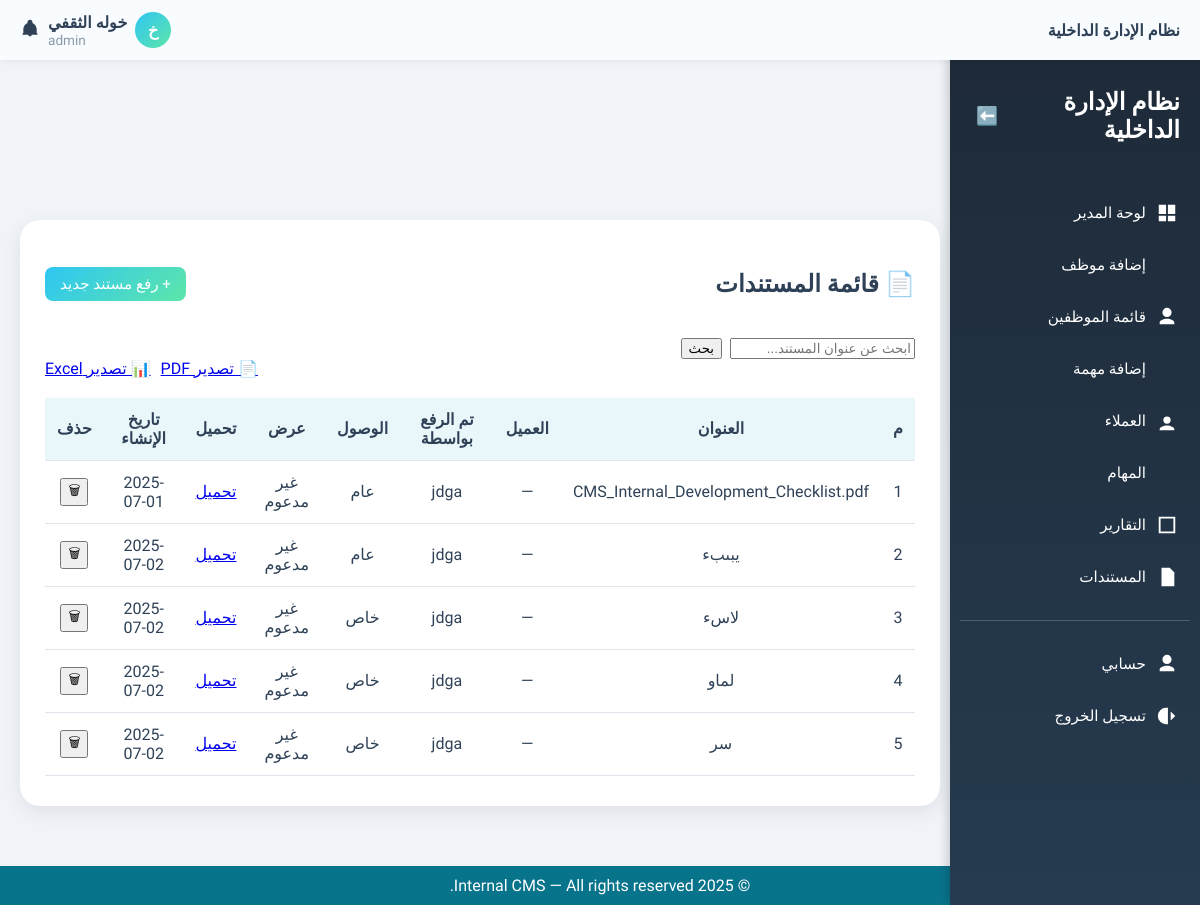
/content/documents/ (signed in), run on an earlier commit of the app's database.
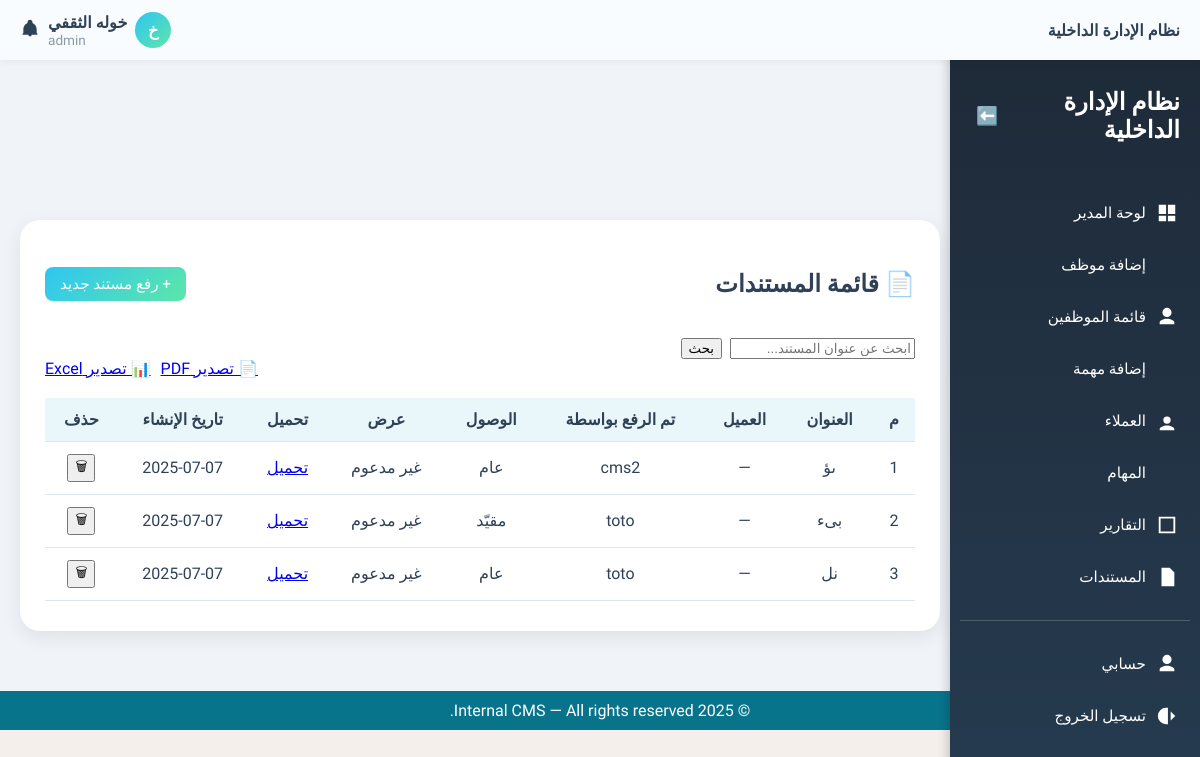
And on a later commit of the database.
### content/models.py (models this page shows, shortened)
class Document(models.Model):
    ACCESS_CHOICES = [
        ('public', 'عام'),
        ('private', 'خاص'),
        ('restricted', 'مقيّد'),
        ('admin_only', 'للمدراء فقط'),
        ('client_shared', 'مشترك مع عميل'),
    ]
    title = models.CharField(max_length=255)
    file_url = models.URLField(max_length=1024, blank=True, null=True)
    file_path = models.CharField(max_length=512, blank=True, null=True)
    uploaded_by = models.ForeignKey(User, on_delete=models.SET_NULL, null=True)
    client = models.ForeignKey(Client, on_delete=models.SET_NULL, null=True, blank=True)
    access_level = models.CharField(max_length=20, choices=ACCESS_CHOICES, default='private')
    allowed_users = models.ManyToManyField(User, blank=True, related_name='permitted_documents')  # خاص بالمقيد
    created_at = models.DateTimeField(auto_now_add=True)
    def can_view(self, user):
        role = getattr(user.userprofile.role, 'name', None)
        if role == 'admin':
            return True
    def can_delete(self, user):
        role = getattr(user.userprofile.role, 'name', None)
        if role == 'admin':
            return True
        if self.access_level in ['private', 'restricted', 'client_shared']:
            return self.uploaded_by == user
        return False

### content/views.py (the view)
# urls.py: path('documents/', document_list_view, name='document_list'),
@login_required
def document_list_view(request):
    user = request.user
    role = getattr(user.userprofile.role, 'name', None)
    all_documents = Document.objects.all()
    documents = [doc for doc in all_documents if doc.can_view(user)]
    query = request.GET.get('q', '')
    if query:
        documents = [doc for doc in documents if query.lower() in doc.title.lower()]
    for doc in documents:
        doc.can_download = doc.can_view(user)
        doc.can_delete = doc.can_delete(user)
        if doc.file_url:
            extension = doc.file_url.lower().split('.')[-1]
            doc.is_image = extension in ['jpg', 'jpeg', 'png', 'gif']
            doc.is_pdf = extension == 'pdf'
        else:
            doc.is_image = False
            doc.is_pdf = False
    return render(request, 'content/document_list.html', {
        'documents': documents,
        'role': role,
        'is_admin': role == 'admin',
        'query': query,
    })

### core/context_processors.py (called while the page is built)
def user_role(request):
    role = None
    if request.user.is_authenticated:
        if hasattr(request.user, 'userprofile'):
            role = request.user.userprofile.role.name
    return {'role': role}

### templates/content/document_list.html (shortened to what this page needs)
{% extends 'base.html' %}
{% block content %}
<div class="documents-container">
  <div class="documents-card">
    <div class="header-row">
      <h2>📄 قائمة المستندات</h2>
      {% if role == 'admin' or role == 'staff' %}
        <a href="{% url 'upload_document' %}" class="add-doc-btn">+ رفع مستند جديد</a>
      {% endif %}
    </div>
<form method="get" class="text-end mb-3">
  <div style="display: inline-flex; gap: 8px;">
    <input type="text" name="q" value="{{ query }}" placeholder="ابحث عن عنوان المستند..." class="form-control" style="max-width: 280px;">
    <button type="submit" class="btn btn-primary">بحث</button>
  </div>
</form>
    <div class="export-buttons">
      <a href="#" class="btn btn-outline-secondary">📄 تصدير PDF</a>
      <a href="#" class="btn btn-outline-success">📊 تصدير Excel</a>
    </div>
    <div class="table-wrapper">
      <table class="documents-table">
        <thead>
          <tr>
            <th>م</th>
            <th>العنوان</th>
            <th>العميل</th>
            <th>تم الرفع بواسطة</th>
            <th>الوصول</th>
            <th>عرض</th>
            <th>تحميل</th>
            <th>تاريخ الإنشاء</th>
            {% if role == 'admin' %}
              <th>حذف</th>
            {% endif %}
          </tr>
        </thead>
        <tbody>
          {% for doc in documents %}
          <tr>
            <td>{{ forloop.counter }}</td>
            <td>{{ doc.title }}</td>
            <td>{{ doc.client|default:"—" }}</td>
            <td>{{ doc.uploaded_by|default:"—" }}</td>
            <td>{{ doc.get_access_level_display }}</td>
            <td>
              {% if doc.can_download and doc.file_url %}
                {% if doc.is_image %}
                  <a href="{{ doc.file_url }}" target="_blank" class="btn btn-outline-info btn-sm">عرض</a>
                {% elif doc.is_pdf %}
                  <a href="{{ doc.file_url }}" target="_blank" class="btn btn-outline-info btn-sm">عرض PDF</a>
                {% else %}
                  <span class="text-muted">غير مدعوم</span>
                {% endif %}
              {% else %}
                <span class="text-muted">غير مصرح</span>
              {% endif %}
            </td>
            <td>
              {% if doc.can_download and doc.file_url %}
                <a href="{{ doc.file_url }}" download class="btn btn-outline-primary btn-sm">تحميل</a>
              {% else %}
                <span class="text-muted">غير مصرح</span>
              {% endif %}
            </td>
            <td>{{ doc.created_at|date:"Y-m-d" }}</td>
            {% if role == 'admin' %}
            <td>
              <form method="post" action="{% url 'delete_document' document_id=doc.id %}" onsubmit="return confirm('هل أنت متأكد من الحذف؟');">
                <button type="submit" class="btn btn-danger btn-sm">🗑</button>
              </form>
            </td>
            {% endif %}
          </tr>
          {% empty %}
          <tr>
            <td colspan="9" class="empty-row">لا توجد مستندات حالياً.</td>
          </tr>
          {% endfor %}
        </tbody>
      </table>
    </div>
  </div>
</div>
{% endblock %}

What changed in the data, as far as the page shows it:
removed Document: title "CMS_Internal_Development_Checklist.pdf", client "—", uploaded_by "jdga", access_level "عام", shows "غير مدعوم", created_at "2025-07-01"
removed Document: title "يبىبء", client "—", uploaded_by "jdga", access_level "عام", shows "غير مدعوم", created_at "2025-07-02"
removed Document: title "لاسء", client "—", uploaded_by "jdga", access_level "خاص", shows "غير مدعوم", created_at "2025-07-02"
removed Document: title "لماو", client "—", uploaded_by "jdga", access_level "خاص", shows "غير مدعوم", created_at "2025-07-02"
removed Document: title "سر", client "—", uploaded_by "jdga", access_level "خاص", shows "غير مدعوم", created_at "2025-07-02"
added Document: title "ىؤ", client "—", uploaded_by "cms2", access_level "عام", shows "غير مدعوم", created_at "2025-07-07"
added Document: title "بىء", client "—", uploaded_by "toto", access_level "مقيّد", shows "غير مدعوم", created_at "2025-07-07"
added Document: title "نل", client "—", uploaded_by "toto", access_level "عام", shows "غير مدعوم", created_at "2025-07-07"
